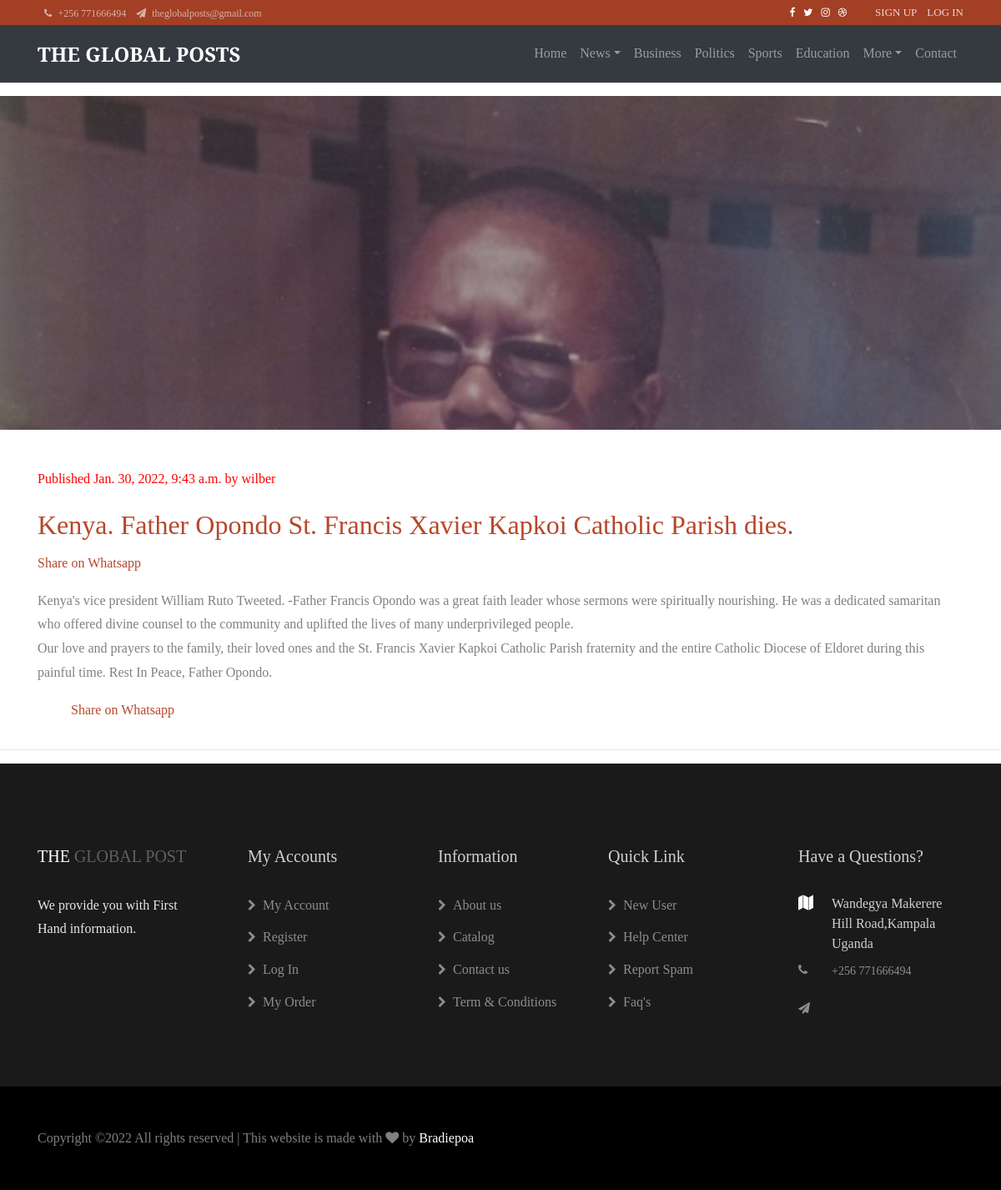
Before: /details/153/ with the older database file.
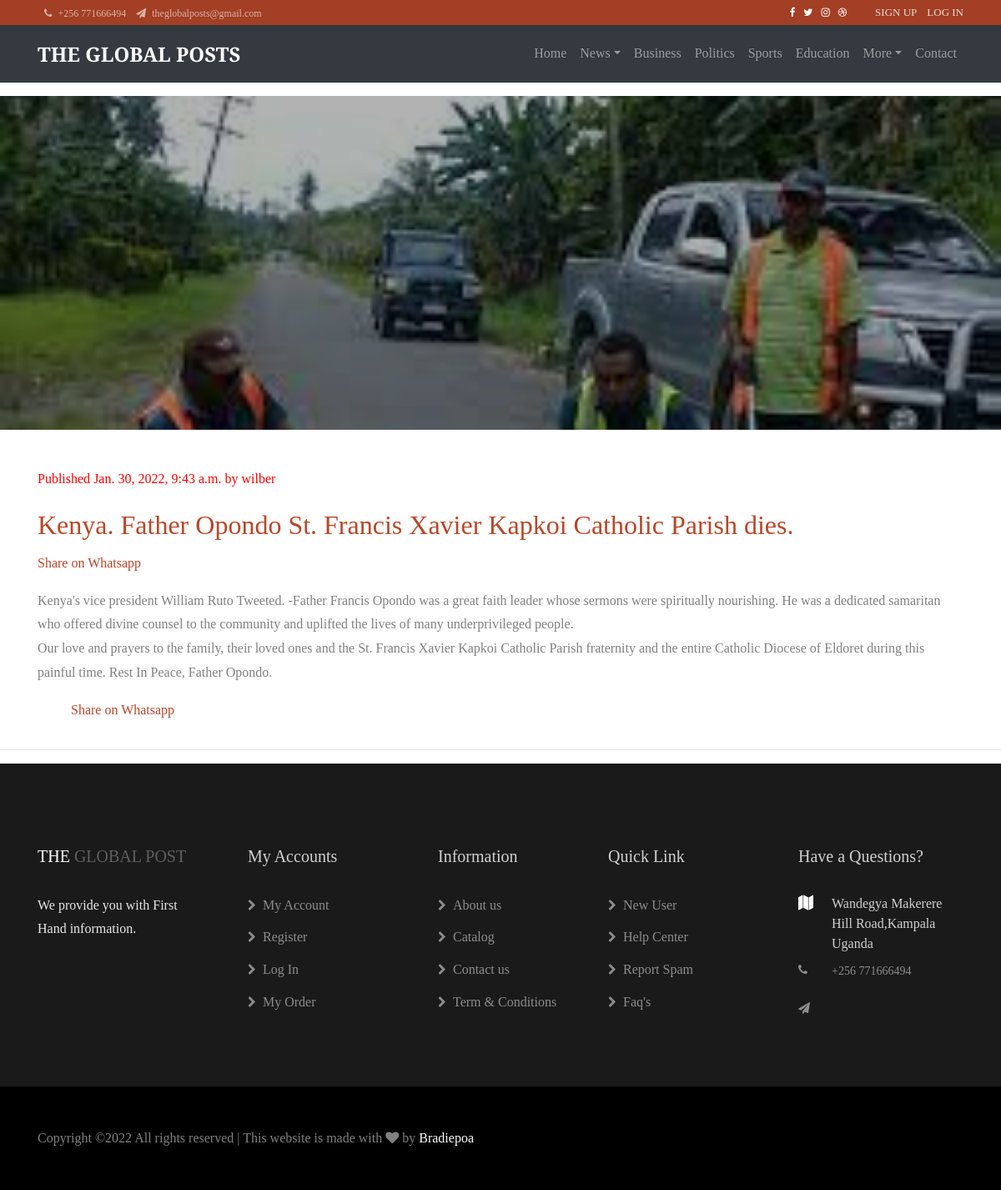
After: the same page with the newer database file.
### mainweb/models.py (models this page shows, shortened)
class Post(models.Model):
	STATUS_CHIOCES = (
		('draft','Draft'),
		('published','Published'),
		)
	title = models.CharField(max_length=250)
	slug = models.SlugField(max_length=250, unique_for_date='publish')
	author = models.ForeignKey(User, on_delete=models.CASCADE, related_name='blog_posts')
	category = models.ForeignKey(Category,on_delete=models.SET_NULL, null=True,blank=True )
	img = models.ImageField(upload_to='media/news/', blank=True, null=True)
	body =models.TextField()
	publish = models.DateTimeField(default=timezone.now)
	created = models.DateField(auto_now_add=True)
	updated = models.DateTimeField(auto_now=True)
	status = models.CharField(max_length=10,choices=STATUS_CHIOCES, default='published ')
	viewers = models.IntegerField(default=1, null=True)
	objects =models.Manager()
	published = PublishedManager()
	class Meta:
		ordering = ('-publish',)
	@property
	def imgURL(self):
		try:
			url = self.img.url
		except:
			url =''
		return url

### mainweb/views.py (the view)
# urls.py: path('details/<str:pk_details>/', views.post_detail, name="details"),
def post_detail(request,pk_details):
	object_list = Post.published.get(id=pk_details)
	try:
	    object_list.viewers = object_list.viewers + 1
	    object_list.save()
	except:
	    redirect(reverse('mainweb:homepage'))
	context = {'object_list':object_list}
	return render(request, 'mainweb/details.html',context)

### mainweb/templates/mainweb/details.html (shortened to what this page needs)
{% extends 'mainweb/base.html' %}
{% load static %}
{% block content %}
<section class="hero-wrap hero-wrap-2 mt-3" style="background-image: url({{ object_list.imgURL }});" data-stellar-background-ratio="0.5">
  <div class="overlay"></div>
  <div class="container">
    <div class="row no-gutters slider-text align-items-end justify-content-center">
    </div>
  </div>
</section><br/>
<section class="blog_area section-padding pt-3">
<div class="container">
    <div class="row">
        <div class="col-lg-12 mb-5 mb-lg-0">
            <div class="blog_left_sidebar">
                <article class="blog_item">
                    <div class="blog_item_img">
                         <p style="color: red" class="blog_item_date">Published {{ object_list.publish }}  by {{ object_list.author }}</p>
                    </div>
                    <div class="blog_details">
                     <h2> <a class="d-inline-block" href="">
                        {{ object_list.title }}
                    </a>
                    </h2>
                        <a href="whatsapp://send?text=http://www.theglobalposts.com/details/{{ object_list.id }}" data-action="share/whatsapp/share" target="_blank">Share on Whatsapp</a>
                        <p class="text-justify">{{ object_list.body|linebreaks }}</p>
                        <ul class="blog-info-link">
                            <a href="whatsapp://send?text=http://www.theglobalposts.com/details/{{ object_list.id }}" data-action="share/whatsapp/share" target="_blank">Share on Whatsapp</a>
                        </ul>
                    </div>
                </article>
            </div>
        </div>
    </div>
</div>
</section>
{% endblock content %}

Changed rows visible on the page:
changed Post "Kenya. Father Opondo St. Francis Xavier Kapkoi Catholic Parish dies.": imgURL: a different picture
